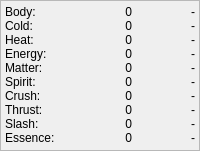
     <widget class="GroupFrame" name="GroupResists" >
      <property name="frameShape" >
       <enum>QFrame::StyledPanel</enum>
      </property>
      <property name="lineWidth" >
       <number>1</number>
      </property>
      <layout class="QGridLayout" >
       <property name="margin" >
        <number>4</number>
       </property>
       <property name="spacing" >
        <number>0</number>
       </property>
       <item row="0" column="0" >
        <widget class="QLabel" name="BodyLabel" >
         <property name="text" >
          <string>Body: </string>
         </property>
        </widget>
       </item>
       <item row="0" column="1" >
        <widget class="QLabel" name="Body" >
         <property name="text" >
          <string>0</string>
         </property>
         <property name="alignment" >
          <set>Qt::AlignRight|Qt::AlignTrailing|Qt::AlignVCenter</set>
         </property>
        </widget>
       </item>
       <item row="0" column="2" >
        <widget class="QLabel" name="BodyCap" >
         <property name="text" >
          <string>-</string>
         </property>
         <property name="alignment" >
          <set>Qt::AlignRight|Qt::AlignTrailing|Qt::AlignVCenter</set>
         </property>
        </widget>
       </item>
       <item row="1" column="0" >
        <widget class="QLabel" name="ColdLabel" >
         <property name="text" >
          <string>Cold: </string>
         </property>
        </widget>
       </item>
       <item row="1" column="1" >
        <widget class="QLabel" name="Cold" >
         <property name="text" >
          <string>0</string>
         </property>
         <property name="alignment" >
          <set>Qt::AlignRight|Qt::AlignTrailing|Qt::AlignVCenter</set>
         </property>
        </widget>
       </item>
       <item row="1" column="2" >
        <widget class="QLabel" name="ColdCap" >
         <property name="text" >
          <string>-</string>
         </property>
         <property name="alignment" >
          <set>Qt::AlignRight|Qt::AlignTrailing|Qt::AlignVCenter</set>
         </property>
        </widget>
       </item>
       <item row="2" column="0" >
        <widget class="QLabel" name="HeatLabel" >
         <property name="text" >
          <string>Heat: </string>
         </property>
        </widget>
       </item>
       <item row="2" column="1" >
        <widget class="QLabel" name="Heat" >
         <property name="text" >
          <string>0</string>
         </property>
         <property name="alignment" >
          <set>Qt::AlignRight|Qt::AlignTrailing|Qt::AlignVCenter</set>
         </property>
        </widget>
       </item>
       <item row="2" column="2" >
        <widget class="QLabel" name="HeatCap" >
         <property name="text" >
          <string>-</string>
         </property>
         <property name="alignment" >
          <set>Qt::AlignRight|Qt::AlignTrailing|Qt::AlignVCenter</set>
         </property>
        </widget>
       </item>
       <item row="3" column="0" >
        <widget class="QLabel" name="EnergyLabel" >
         <property name="text" >
          <string>Energy: </string>
         </property>
        </widget>
       </item>
       <item row="3" column="1" >
        <widget class="QLabel" name="Energy" >
         <property name="text" >
          <string>0</string>
         </property>
         <property name="alignment" >
          <set>Qt::AlignRight|Qt::AlignTrailing|Qt::AlignVCenter</set>
         </property>
        </widget>
       </item>
       <item row="3" column="2" >
        <widget class="QLabel" name="EnergyCap" >
         <property name="text" >
          <string>-</string>
         </property>
         <property name="alignment" >
          <set>Qt::AlignRight|Qt::AlignTrailing|Qt::AlignVCenter</set>
         </property>
        </widget>
       </item>
       <item row="4" column="0" >
        <widget class="QLabel" name="MatterLabel" >
         <property name="text" >
          <string>Matter: </string>
         </property>
        </widget>
       </item>
       <item row="4" column="1" >
        <widget class="QLabel" name="Matter" >
         <property name="text" >
          <string>0</string>
         </property>
         <property name="alignment" >
          <set>Qt::AlignRight|Qt::AlignTrailing|Qt::AlignVCenter</set>
         </property>
        </widget>
       </item>
       <item row="4" column="2" >
        <widget class="QLabel" name="MatterCap" >
         <property name="text" >
          <string>-</string>
         </property>
         <property name="alignment" >
          <set>Qt::AlignRight|Qt::AlignTrailing|Qt::AlignVCenter</set>
         </property>
        </widget>
       </item>
       <item row="5" column="0" >
        <widget class="QLabel" name="SpiritLabel" >
         <property name="text" >
          <string>Spirit: </string>
         </property>
        </widget>
       </item>
       <item row="5" column="1" >
        <widget class="QLabel" name="Spirit" >
         <property name="text" >
          <string>0</string>
         </property>
         <property name="alignment" >
          <set>Qt::AlignRight|Qt::AlignTrailing|Qt::AlignVCenter</set>
         </property>
        </widget>
       </item>
       <item row="5" column="2" >
        <widget class="QLabel" name="SpiritCap" >
         <property name="text" >
          <string>-</string>
         </property>
         <property name="alignment" >
          <set>Qt::AlignRight|Qt::AlignTrailing|Qt::AlignVCenter</set>
         </property>
        </widget>
       </item>
       <item row="6" column="0" >
        <widget class="QLabel" name="CrushLabel" >
         <property name="text" >
          <string>Crush: </string>
         </property>
        </widget>
       </item>
       <item row="6" column="1" >
        <widget class="QLabel" name="Crush" >
         <property name="text" >
          <string>0</string>
         </property>
         <property name="alignment" >
          <set>Qt::AlignRight|Qt::AlignTrailing|Qt::AlignVCenter</set>
         </property>
        </widget>
       </item>
       <item row="6" column="2" >
        <widget class="QLabel" name="CrushCap" >
         <property name="text" >
          <string>-</string>
         </property>
         <property name="alignment" >
          <set>Qt::AlignRight|Qt::AlignTrailing|Qt::AlignVCenter</set>
         </property>
        </widget>
       </item>
       <item row="7" column="0" >
        <widget class="QLabel" name="ThrustLabel" >
         <property name="text" >
          <string>Thrust: </string>
         </property>
        </widget>
       </item>
       <item row="7" column="1" >
        <widget class="QLabel" name="Thrust" >
         <property name="text" >
          <string>0</string>
         </property>
         <property name="alignment" >
          <set>Qt::AlignRight|Qt::AlignTrailing|Qt::AlignVCenter</set>
         </property>
        </widget>
       </item>
       <item row="7" column="2" >
        <widget class="QLabel" name="ThrustCap" >
         <property name="text" >
          <string>-</string>
         </property>
         <property name="alignment" >
          <set>Qt::AlignRight|Qt::AlignTrailing|Qt::AlignVCenter</set>
         </property>
        </widget>
       </item>
       <item row="8" column="0" >
        <widget class="QLabel" name="SlashLabel" >
         <property name="text" >
          <string>Slash: </string>
         </property>
        </widget>
       </item>
       <item row="8" column="1" >
        <widget class="QLabel" name="Slash" >
         <property name="text" >
          <string>0</string>
         </property>
         <property name="alignment" >
          <set>Qt::AlignRight|Qt::AlignTrailing|Qt::AlignVCenter</set>
         </property>
        </widget>
       </item>
       <item row="8" column="2" >
        <widget class="QLabel" name="SlashCap" >
         <property name="text" >
          <string>-</string>
         </property>
         <property name="alignment" >
          <set>Qt::AlignRight|Qt::AlignTrailing|Qt::AlignVCenter</set>
         </property>
        </widget>
       </item>
       <item row="9" column="0" >
        <widget class="QLabel" name="EssenceLabel" >
         <property name="text" >
          <string>Essence: </string>
         </property>
        </widget>
       </item>
       <item row="9" column="1" >
        <widget class="QLabel" name="Essence" >
         <property name="text" >
          <string>0</string>
         </property>
         <property name="alignment" >
          <set>Qt::AlignRight|Qt::AlignTrailing|Qt::AlignVCenter</set>
         </property>
        </widget>
       </item>
       <item row="9" column="2" >
        <widget class="QLabel" name="EssenceCap" >
         <property name="text" >
          <string>-</string>
         </property>
         <property name="alignment" >
          <set>Qt::AlignRight|Qt::AlignTrailing|Qt::AlignVCenter</set>
         </property>
        </widget>
       </item>
       <item row="10" column="0" colspan="3" >
        <spacer>
         <property name="orientation" >
          <enum>Qt::Vertical</enum>
         </property>
         <property name="sizeType" >
          <enum>QSizePolicy::MinimumExpanding</enum>
         </property>
         <property name="sizeHint" >
          <size>
           <width>1</width>
           <height>1</height>
          </size>
         </property>
        </spacer>
       </item>
      </layout>
     </widget>
